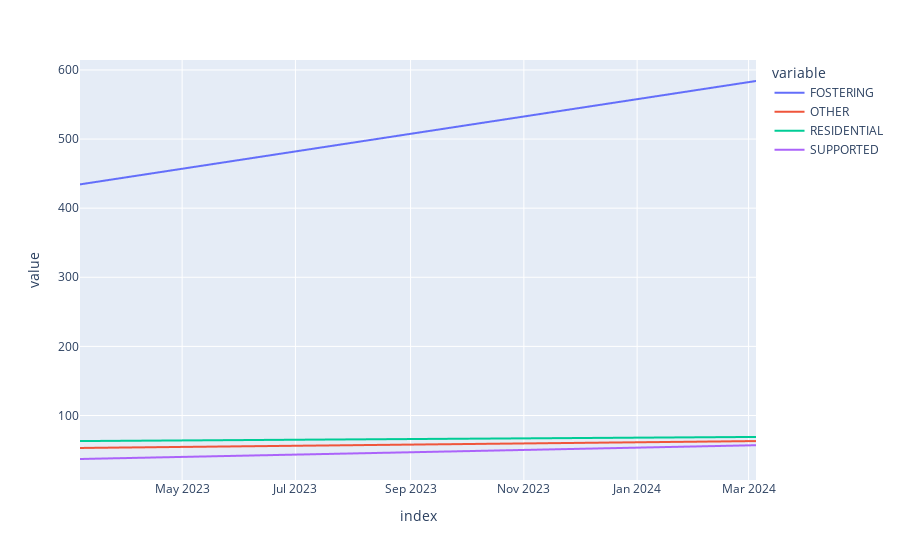

Write notebook code for a chart like this one.
### Code cell
predictor = ModelPredictor(population=stock, transition_numbers=daily_entrants)
forecast = predictor.predict(steps=365, step_days=1)
forecast.columns = pd.MultiIndex.from_tuples(forecast.columns)
forecast = forecast.fillna(0).groupby(level=1, axis=1).sum()

fig = forecast.plot()
fig.show()

### Figure 1 — Plotly figure (JSON) as saved in the notebook; plotly's stock layout.template omitted (floating-point values rounded to 4 significant figures; data arrays with more than 128 entries replaced by an {"elided": "..."} marker saying what was removed)
{"data": [{"hovertemplate": "variable=FOSTERING<br>index=%{x}<br>value=%{y}<extra></extra>", "legendgroup": "FOSTERING", "line": {"color": "#636efa", "dash": "solid"}, "marker": {"symbol": "circle"}, "mode": "lines", "name": "FOSTERING", "showlegend": true, "type": "scattergl", "x": {"elided": "365 str values"}, "xaxis": "x", "y": {"elided": "365 float values"}, "yaxis": "y"}, {"hovertemplate": "variable=OTHER<br>index=%{x}<br>value=%{y}<extra></extra>", "legendgroup": "OTHER", "line": {"color": "#EF553B", "dash": "solid"}, "marker": {"symbol": "circle"}, "mode": "lines", "name": "OTHER", "showlegend": true, "type": "scattergl", "x": {"elided": "365 str values"}, "xaxis": "x", "y": {"elided": "365 float values"}, "yaxis": "y"}, {"hovertemplate": "variable=RESIDENTIAL<br>index=%{x}<br>value=%{y}<extra></extra>", "legendgroup": "RESIDENTIAL", "line": {"color": "#00cc96", "dash": "solid"}, "marker": {"symbol": "circle"}, "mode": "lines", "name": "RESIDENTIAL", "showlegend": true, "type": "scattergl", "x": {"elided": "365 str values"}, "xaxis": "x", "y": {"elided": "365 float values"}, "yaxis": "y"}, {"hovertemplate": "variable=SUPPORTED<br>index=%{x}<br>value=%{y}<extra></extra>", "legendgroup": "SUPPORTED", "line": {"color": "#ab63fa", "dash": "solid"}, "marker": {"symbol": "circle"}, "mode": "lines", "name": "SUPPORTED", "showlegend": true, "type": "scattergl", "x": {"elided": "365 str values"}, "xaxis": "x", "y": {"elided": "365 float values"}, "yaxis": "y"}], "layout": {"autosize": true, "legend": {"title": {"text": "variable"}, "tracegroupgap": 0}, "margin": {"t": 60}, "xaxis": {"anchor": "y", "autorange": true, "domain": [0, 1], "range": ["2023-03-07", "2024-03-05"], "title": {"text": "index"}, "type": "date"}, "yaxis": {"anchor": "x", "autorange": true, "domain": [0, 1], "range": [6.669, 614.4], "title": {"text": "value"}, "type": "linear"}}}
